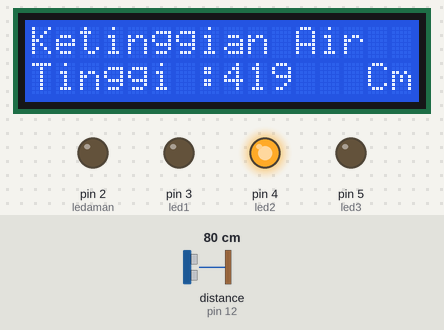
Recording of a sketch running on a simulated Arduino Uno, built with avr-gcc and run on an emulated ATmega328P. Shown: 16×2 character LCD, output pins drawn as LEDs (lit = HIGH). The test bench sets the inputs (shaded band); at power-on: distance to the obstacle (sensor on pin 12) 80 cm. The echo pulse lasts 58.3 µs per cm; what the sketch prints to the serial monitor is not drawn.

Above: at 2.1 s.
2.2 s: distance to the obstacle (sensor on pin 12) set to 52 cm
At 2.9 s:
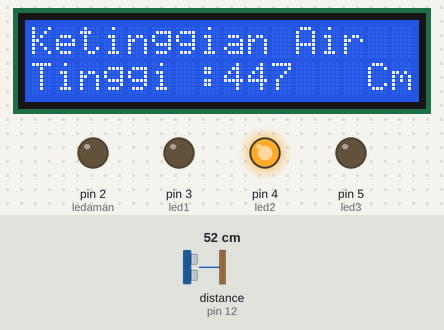
3.8 s: distance to the obstacle (sensor on pin 12) set to 45 cm
At 5.1 s:
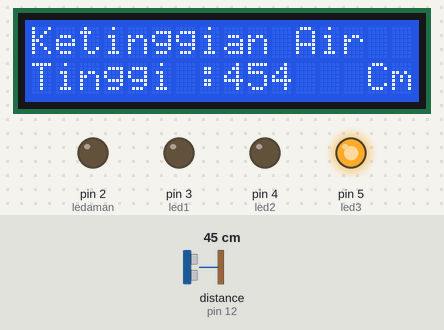
5.4 s: distance to the obstacle (sensor on pin 12) set to 250 cm
At 6.7 s:
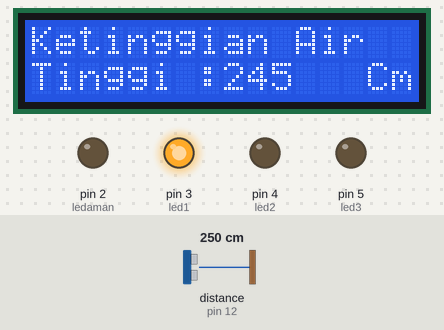
7.0 s: distance to the obstacle (sensor on pin 12) set to 289 cm
At 7.6 s:
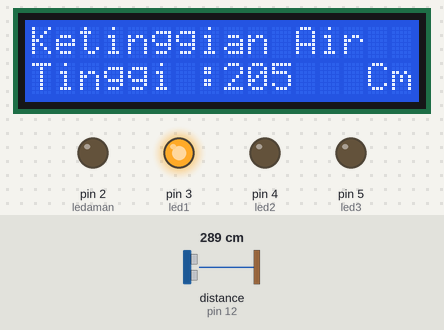
8.7 s: distance to the obstacle (sensor on pin 12) set to 296 cm
At 9.7 s:
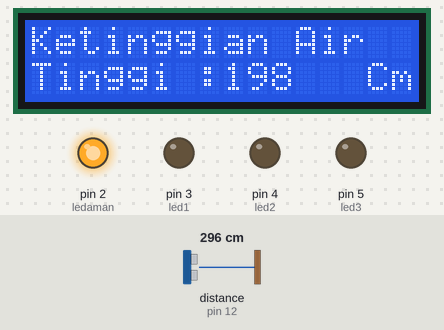
Timing chart, 0 to 11.4 s (numbered marks = the images above; inputs shaded):
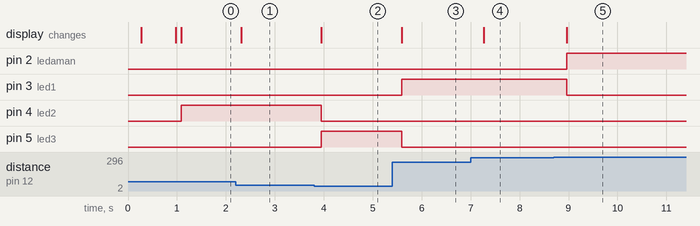

Measured:
- the behaviour switches between 49 and 48 cm on distance to the obstacle (sensor on pin 12) (found by bisection; images 1 and 2)
- the behaviour switches between 293 and 294 cm on distance to the obstacle (sensor on pin 12) (found by bisection; images 4 and 5)
- after the input at 2.2 s, the display: changes after 0.11 s (image 1)
- after the input at 3.8 s, pin 4 (led2): HIGH → LOW after 0.14 s; pin 5 (led3): LOW → HIGH after 0.14 s; the display: changes after 0.14 s (image 2)
- after the input at 5.4 s, pin 3 (led1): LOW → HIGH after 0.19 s; pin 5 (led3): HIGH → LOW after 0.19 s; the display: changes after 0.19 s (image 3)
- after the input at 7.0 s, the display: changes after 0.27 s (image 4)
- after the input at 8.7 s, pin 2 (ledaman): LOW → HIGH after 0.26 s; pin 3 (led1): HIGH → LOW after 0.26 s; the display: changes after 0.26 s (image 5)

The sketch:

arduinoofix.ino
```cpp
// Menyertakan pustaka untuk mengendalikan LCD dan sensor ultrasonik..
#include <LiquidCrystal.h>
#include <NewPing.h>

// Mendefinisikan pin yang terhubung dengan trigger dan echo dari sensor ultrasonik.
#define TRIGGER_PIN 13
#define ECHO_PIN 12

//Membuat objek ultrasonic1 & lcd
NewPing ultrasonicl (TRIGGER_PIN, ECHO_PIN);
LiquidCrystal lcd(11,10,9,8,7,6);

//Mendefinisikan pin yang terhubung dengan LED indikator
#define ledaman 2
#define led1 3
#define led2 4
#define led3 5

//pendefisian variabel
int z = 0;
int y = 500;
long distance;

//setup dijalankan sekali ketika Arduino dinyalakan atau di-reset.
//Fungsi ini digunakan untuk menginisialisasi perangkat keras dan menyiapkan kondisi awal untuk program
void setup() {
  lcd.begin(16,2);
  lcd.setCursor(0,0);
  lcd.print("Mita Pramesti");
  lcd.setCursor(0,1);
  lcd.print("2108096019");
  delay(200);
  lcd.clear();
  lcd.setCursor(0,0);
  lcd.print("Pengukuran");
  lcd.setCursor(0,1);
  lcd.print("Ketinggian Air");
  Serial.begin (9600);
  pinMode (ledaman, OUTPUT);
  pinMode (led1, OUTPUT);
  pinMode (led2, OUTPUT);
  pinMode (led3, OUTPUT);
  delay (700);
  lcd.clear();
}

//loop dijalankan berulang kali selama Arduino hidup.
//ketinggian air akan terus diukur dan hasilnya ditampilkan di LCD serta diindikasi oleh LED yang sesuai.
//Fungsi ini mengandung logika utama dari program yang akan dijalankan secara terus-menerus.
void loop() {
  delay(100);
  double distance = ultrasonicl.ping_cm();
  Serial.print("Hasil Sensor :");
  Serial.print(distance);
  Serial.print("cm");
  Serial.print(" ");
  z = y - distance; //Menghitung ketinggian air (z) dengan mengurangi jarak yang diukur dari nilai referensi y
  lcd.setCursor(0,0); lcd.print ("Ketinggian Air");
  lcd.setCursor(0,1); lcd.print ("Tinggi :");lcd.print(z);
  lcd.setCursor(14,1); lcd.print ("Cm");

  //ledaman menyala jika ketinggian air antara 0-200 cm
  if ((z <= 200) && (z > 0)) {
    digitalWrite(ledaman, HIGH);
    digitalWrite(led1, LOW);
    digitalWrite(led2, LOW);
    digitalWrite(led3, LOW);
    delay (300);
  }
  //ledwaspada menyala jika ketinggian air antara 201-350 cm
  if ((z <= 350) && (z > 200)) {
    digitalWrite(led1, HIGH);
    digitalWrite(led2, LOW);
    digitalWrite(led3, LOW);
    digitalWrite(ledaman, LOW);
    delay (300);
  }
  //ledsiaga menyala jika ketinggian air antara 351-450 cm
  if ((z <= 450) && (z > 350)) {
    digitalWrite(led2, HIGH);
    digitalWrite(led1, LOW);
    digitalWrite(led3, LOW);
    digitalWrite(ledaman, LOW);
    delay (300);
  }
  //dan ledbahaya menyala jika ketinggian air lebih dari 450 cm
  if (z > 450) {
    digitalWrite(led3, HIGH);
    digitalWrite(led1, LOW);
    digitalWrite(led2, LOW);
    digitalWrite(ledaman, LOW);
    delay (300);
  }
}
 
```
